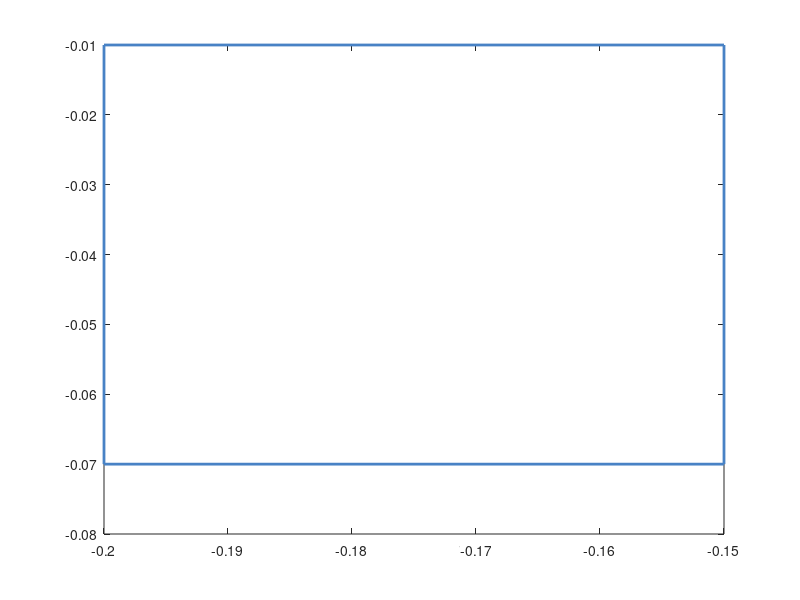

MATLAB code to generate this figure: (Note: this script raises an error after producing the figure.)
plot( [-0.2, -0.15, -0.15, -0.2, -0.2], [-0.07,-0.07,-0.01,-0.01,-0.07] , 'color' , [72/255 130/255 197/255], 'LineWidth', 2.0);
hold on;
clear;
Ts = 0.2;  % Sample Time
N = 3;    % Prediction horizon
Duration = 6; % Simulation horizon

radius = 0.05;

global simulation_result;
global disturb_range;

disturb_range = 0.1; % Disturbance range

formatSpec = '%f %f %f\n';

fileID = fopen('nn_4_tanh.txt','w');

for m=1:100

    
x0 = 0.35 + radius*rand(1);
y0 = -0.35 + radius*rand(1);
z0 = 0.35 + radius*rand(1);

x = [x0;y0;z0;];

simulation_result = x;

options = optimoptions('fmincon','Algorithm','sqp','Display','none');
uopt = zeros(N,1);

u_max = 0;

% Apply the control input constraints
LB = -3*ones(N,1);
UB = 3*ones(N,1);

x_now = zeros(3,1);
x_next = zeros(3,1);
z = zeros(4,1);

x_now = x;

% Start simulation
for ct = 1:(Duration/Ts)
     u = NN_output_tanh(x_now,0,3,'nn_4_tanh');
     
     z(1) = x_now(1) ;
     z(2) = x_now(2) ;
     z(3) = x_now(3) ;
     z(4) = u ;
     
    x_next = system_eq_dis(x_now, Ts, u);

    x = x_next;
    x_now = x_next;
end

plot(simulation_result(1,:),simulation_result(2,:), 'color', [223/255, 67/255, 69/255]);
% title('Benchmark 6 (tanh)', 'FontSize', 14)
% xlabel('x1', 'FontSize', 14);
% ylabel('x2', 'FontSize', 14);
set(gca,'FontSize',16)
hold on;

fprintf(fileID, formatSpec, simulation_result(1:3,:));

end
fclose(fileID);

% fig = gcf;
% fig.PaperPositionMode = 'auto';
% fig_pos = fig.PaperPosition;
% fig.PaperSize = [fig_pos(3) fig_pos(4)];
% print(fig,'../Benchmarks/benchmark6_tanh','-dpdf')
% export_fig ../Benchmarks/benchmark6_tanh.pdf